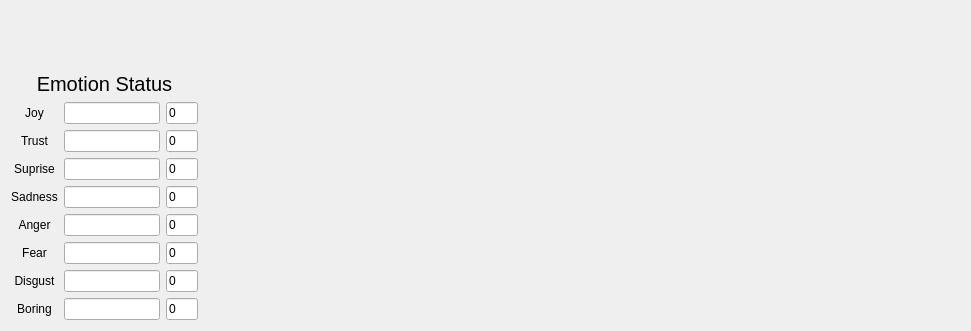
   <widget class="QWidget" name="horizontalLayoutWidget_5">
    <property name="geometry">
     <rect>
      <x>220</x>
      <y>10</y>
      <width>971</width>
      <height>331</height>
     </rect>
    </property>
    <layout class="QHBoxLayout" name="horizontalLayout_6" stretch="1,2,2">
     <item>
      <layout class="QVBoxLayout" name="verticalLayout_9" stretch="1,8">
       <property name="sizeConstraint">
        <enum>QLayout::SetDefaultConstraint</enum>
       </property>
       <item>
        <widget class="QLabel" name="label_17">
         <property name="font">
          <font>
           <pointsize>15</pointsize>
          </font>
         </property>
         <property name="layoutDirection">
          <enum>Qt::LeftToRight</enum>
         </property>
         <property name="text">
          <string>Emotion Status</string>
         </property>
         <property name="textFormat">
          <enum>Qt::PlainText</enum>
         </property>
         <property name="alignment">
          <set>Qt::AlignBottom|Qt::AlignHCenter</set>
         </property>
        </widget>
       </item>
       <item>
        <layout class="QGridLayout" name="gridLayout_2" columnstretch="1,3,1" columnminimumwidth="0,0,0">
         <property name="sizeConstraint">
          <enum>QLayout::SetMinimumSize</enum>
         </property>
         <item row="1" column="2">
          <widget class="QLineEdit" name="lineEdit_emotion2">
           <property name="text">
            <string>0</string>
           </property>
          </widget>
         </item>
         <item row="5" column="2">
          <widget class="QLineEdit" name="lineEdit_emotion6">
           <property name="text">
            <string>0</string>
           </property>
          </widget>
         </item>
         <item row="3" column="0">
          <widget class="QLabel" name="label_8">
           <property name="text">
            <string>Sadness</string>
           </property>
           <property name="alignment">
            <set>Qt::AlignCenter</set>
           </property>
          </widget>
         </item>
         <item row="7" column="1">
          <widget class="QProgressBar" name="progressBar_emotion8">
           <property name="styleSheet">
            <string notr="true">QProgressBar::chunk{background:green}</string>
           </property>
           <property name="value">
            <number>0</number>
           </property>
           <property name="textVisible">
            <bool>false</bool>
           </property>
          </widget>
         </item>
         <item row="7" column="2">
          <widget class="QLineEdit" name="lineEdit_emotion8">
           <property name="text">
            <string>0</string>
           </property>
          </widget>
         </item>
         <item row="0" column="2">
          <widget class="QLineEdit" name="lineEdit_emotion1">
           <property name="text">
            <string>0</string>
           </property>
          </widget>
         </item>
         <item row="4" column="0">
          <widget class="QLabel" name="label_9">
           <property name="contextMenuPolicy">
            <enum>Qt::ActionsContextMenu</enum>
           </property>
           <property name="text">
            <string>Anger</string>
           </property>
           <property name="alignment">
            <set>Qt::AlignCenter</set>
           </property>
          </widget>
         </item>
         <item row="7" column="0">
          <widget class="QLabel" name="label_12">
           <property name="contextMenuPolicy">
            <enum>Qt::ActionsContextMenu</enum>
           </property>
           <property name="text">
            <string>Boring</string>
           </property>
           <property name="alignment">
            <set>Qt::AlignCenter</set>
           </property>
          </widget>
         </item>
         <item row="1" column="1">
          <widget class="QProgressBar" name="progressBar_emotion2">
           <property name="styleSheet">
            <string notr="true">QProgressBar::chunk{background:green}</string>
           </property>
           <property name="value">
            <number>0</number>
           </property>
           <property name="textVisible">
            <bool>false</bool>
           </property>
          </widget>
         </item>
         <item row="4" column="2">
          <widget class="QLineEdit" name="lineEdit_emotion5">
           <property name="text">
            <string>0</string>
           </property>
          </widget>
         </item>
         <item row="6" column="2">
          <widget class="QLineEdit" name="lineEdit_emotion7">
           <property name="text">
            <string>0</string>
           </property>
          </widget>
         </item>
         <item row="0" column="1">
          <widget class="QProgressBar" name="progressBar_emotion1">
           <property name="styleSheet">
            <string notr="true">QProgressBar::chunk{background:green}</string>
           </property>
           <property name="value">
            <number>0</number>
           </property>
           <property name="textVisible">
            <bool>false</bool>
           </property>
          </widget>
         </item>
         <item row="2" column="2">
          <widget class="QLineEdit" name="lineEdit_emotion3">
           <property name="text">
            <string>0</string>
           </property>
          </widget>
         </item>
         <item row="0" column="0">
          <widget class="QLabel" name="label_5">
           <property name="text">
            <string>Joy</string>
           </property>
           <property name="alignment">
            <set>Qt::AlignCenter</set>
           </property>
          </widget>
         </item>
         <item row="3" column="2">
          <widget class="QLineEdit" name="lineEdit_emotion4">
           <property name="text">
            <string>0</string>
           </property>
          </widget>
         </item>
         <item row="3" column="1">
          <widget class="QProgressBar" name="progressBar_emotion4">
           <property name="styleSheet">
            <string notr="true">QProgressBar::chunk{background:green}</string>
           </property>
           <property name="value">
            <number>0</number>
           </property>
           <property name="textVisible">
            <bool>false</bool>
           </property>
          </widget>
         </item>
         <item row="2" column="1">
          <widget class="QProgressBar" name="progressBar_emotion3">
           <property name="styleSheet">
            <string notr="true">QProgressBar::chunk{background:green}</string>
           </property>
           <property name="value">
            <number>0</number>
           </property>
           <property name="textVisible">
            <bool>false</bool>
           </property>
          </widget>
         </item>
         <item row="6" column="0">
          <widget class="QLabel" name="label_11">
           <property name="contextMenuPolicy">
            <enum>Qt::ActionsContextMenu</enum>
           </property>
           <property name="text">
            <string>Disgust</string>
           </property>
           <property name="alignment">
            <set>Qt::AlignCenter</set>
           </property>
          </widget>
         </item>
         <item row="1" column="0">
          <widget class="QLabel" name="label_6">
           <property name="text">
            <string>Trust</string>
           </property>
           <property name="alignment">
            <set>Qt::AlignCenter</set>
           </property>
          </widget>
         </item>
         <item row="2" column="0">
          <widget class="QLabel" name="label_7">
           <property name="text">
            <string>Suprise</string>
           </property>
           <property name="alignment">
            <set>Qt::AlignCenter</set>
           </property>
          </widget>
         </item>
         <item row="5" column="0">
          <widget class="QLabel" name="label_10">
           <property name="contextMenuPolicy">
            <enum>Qt::ActionsContextMenu</enum>
           </property>
           <property name="text">
            <string>Fear</string>
           </property>
           <property name="alignment">
            <set>Qt::AlignCenter</set>
           </property>
          </widget>
         </item>
         <item row="6" column="1">
          <widget class="QProgressBar" name="progressBar_emotion7">
           <property name="styleSheet">
            <string notr="true">QProgressBar::chunk{background:green}</string>
           </property>
           <property name="value">
            <number>0</number>
           </property>
           <property name="textVisible">
            <bool>false</bool>
           </property>
          </widget>
         </item>
         <item row="5" column="1">
          <widget class="QProgressBar" name="progressBar_emotion6">
           <property name="styleSheet">
            <string notr="true">QProgressBar::chunk{background:green}</string>
           </property>
           <property name="value">
            <number>0</number>
           </property>
           <property name="textVisible">
            <bool>false</bool>
           </property>
          </widget>
         </item>
         <item row="4" column="1">
          <widget class="QProgressBar" name="progressBar_emotion5">
           <property name="styleSheet">
            <string notr="true">QProgressBar::chunk{background:green}</string>
           </property>
           <property name="value">
            <number>0</number>
           </property>
           <property name="textVisible">
            <bool>false</bool>
           </property>
          </widget>
         </item>
        </layout>
       </item>
      </layout>
     </item>
     <item>
      <widget class="QLabel" name="label_emotion_image">
       <property name="minimumSize">
        <size>
         <width>200</width>
         <height>200</height>
        </size>
       </property>
       <property name="text">
        <string/>
       </property>
       <property name="pixmap">
        <pixmap resource="../resources/images.qrc">:/images/emotion.png</pixmap>
       </property>
       <property name="alignment">
        <set>Qt::AlignCenter</set>
       </property>
      </widget>
     </item>
     <item>
      <widget class="QLabel" name="label_emotion_express">
       <property name="minimumSize">
        <size>
         <width>200</width>
         <height>200</height>
        </size>
       </property>
       <property name="locale">
        <locale language="Chinese" country="China"/>
       </property>
       <property name="text">
        <string/>
       </property>
       <property name="pixmap">
        <pixmap resource="../resources/images.qrc">:/images/emotion.png</pixmap>
       </property>
       <property name="alignment">
        <set>Qt::AlignCenter</set>
       </property>
      </widget>
     </item>
    </layout>
   </widget>
